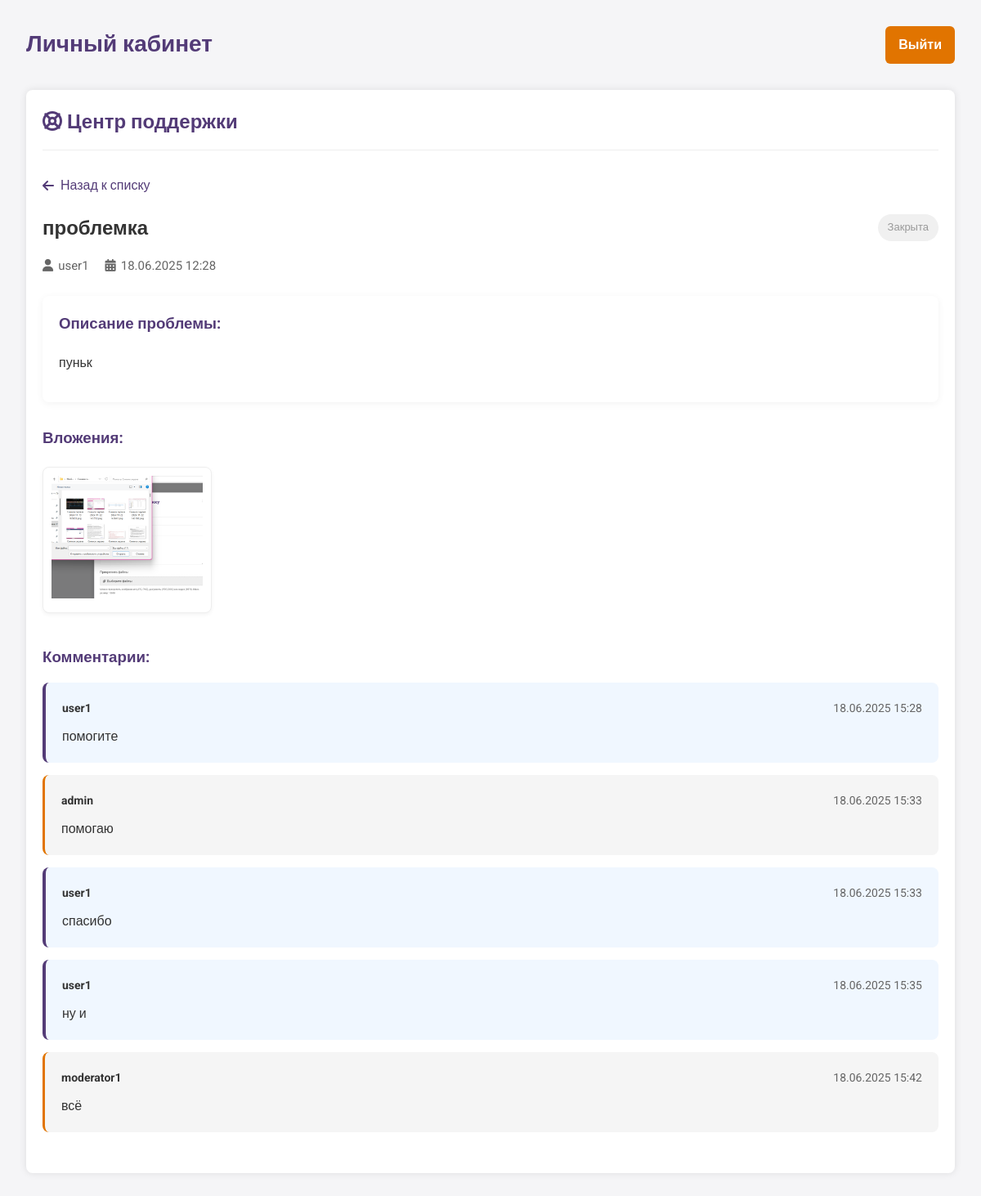
Page /assets/admin/helpline/helpline.php?ticket=1 (signed in) on the committed database.
### tables this page shows
CREATE TABLE `tickets` (
  `id` int NOT NULL,
  `user_id` int NOT NULL,
  `title` varchar(255) NOT NULL,
  `description` text NOT NULL,
  `status` enum('open','in_progress','closed') DEFAULT 'open',
  `created_at` datetime NOT NULL,
  `updated_at` datetime NOT NULL DEFAULT CURRENT_TIMESTAMP ON UPDATE CURRENT_TIMESTAMP
);

CREATE TABLE `users` (
  `id` int NOT NULL,
  `username` varchar(50) NOT NULL,
  `password` varchar(255) NOT NULL,
  `email` varchar(100) NOT NULL,
  `role` enum('admin','moderator','user') DEFAULT 'user',
  `created_at` timestamp NULL DEFAULT CURRENT_TIMESTAMP,
  `is_banned` tinyint(1) DEFAULT '0',
  `updated_at` timestamp NULL DEFAULT CURRENT_TIMESTAMP ON UPDATE CURRENT_TIMESTAMP
);

CREATE TABLE `ticket_attachments` (
  `id` int NOT NULL,
  `ticket_id` int NOT NULL,
  `file_path` varchar(255) NOT NULL,
  `created_at` datetime DEFAULT CURRENT_TIMESTAMP
);

CREATE TABLE `ticket_comments` (
  `id` int NOT NULL,
  `ticket_id` int NOT NULL,
  `user_id` int NOT NULL,
  `comment` text NOT NULL,
  `created_at` datetime NOT NULL
);

### assets/admin/helpline/helpline.php (the view, shortened to what this page needs)
<?php
require_once '../../../includes/db_connect.php';
$is_moderator = ($_SESSION['user_role'] == 'moderator' || $_SESSION['user_role'] == 'admin');
if ($is_moderator) {
    $query = "SELECT t.*, u.username FROM tickets t JOIN users u ON t.user_id = u.id ORDER BY t.created_at DESC";
} else {
    $user_id = $_SESSION['user_id'];
    $query = "SELECT * FROM tickets WHERE user_id = '$user_id' ORDER BY created_at DESC";
}
$tickets_result = mysqli_query($conn, $query);
if (isset($_GET['ticket'])) {
    $ticket_id = mysqli_real_escape_string($conn, $_GET['ticket']);
    $ticket_query = "SELECT t.*, u.username FROM tickets t JOIN users u ON t.user_id = u.id WHERE t.id = '$ticket_id'";
    $ticket_result = mysqli_query($conn, $ticket_query);
    $ticket = mysqli_fetch_assoc($ticket_result);
    $comments_query = "SELECT tc.*, u.username FROM ticket_comments tc JOIN users u ON tc.user_id = u.id WHERE tc.ticket_id = '$ticket_id' ORDER BY tc.created_at ASC";
    $comments_result = mysqli_query($conn, $comments_query);
    $attachments_query = "SELECT * FROM ticket_attachments WHERE ticket_id = '$ticket_id'";
    $attachments_result = mysqli_query($conn, $attachments_query);
}
?>
<!DOCTYPE html>
<html lang="ru">
<head>
    <link rel="stylesheet" href="https://cdnjs.cloudflare.com/ajax/libs/font-awesome/6.5.0/css/all.min.css">
    <link rel="stylesheet" href="/assets/css/admin.css?v=<?= time() ?>">
</head>
<body>
<?php include '../includes/admin_header.php'; ?>
<div class="helpline-container">
    <div class="helpline-header">
        <h1><i class="fas fa-life-ring"></i> Центр поддержки</h1>
    </div>
    <div class="helpline-content">
        <?php if (!isset($_GET['ticket'])): ?>
            <div class="tickets-list">
                <div class="tickets-filter">
                    <input type="text" id="ticketSearch" placeholder="Поиск по заявкам...">
                    <?php if ($is_moderator): ?>
                        <select id="statusFilter">
                            <option value="">Все статусы</option>
                            <option value="open">Открытые</option>
                            <option value="in_progress">В работе</option>
                            <option value="closed">Закрытые</option>
                        </select>
                    <?php endif; ?>
                </div>
                <table class="tickets-table">
                    <thead>
                        <tr>
                            <th>ID</th>
                            <th>Тема</th>
                            <th>Статус</th>
                            <th>Автор</th>
                            <th>Дата создания</th>
                            <th>Действия</th>
                        </tr>
                    </thead>
                    <tbody>
                        <?php while ($ticket = mysqli_fetch_assoc($tickets_result)): ?>
                            <tr data-status="<?= $ticket['status'] ?>">
                                <td><?= $ticket['id'] ?></td>
                                <td><?= htmlspecialchars($ticket['title']) ?></td>
                                <td>
                                    <span class="status-badge status-<?= $ticket['status'] ?>">
                                        <?php
                                            switch($ticket['status']) {
                                                case 'open': echo 'Открыта'; break;
                                                case 'in_progress': echo 'В работе'; break;
                                                case 'closed': echo 'Закрыта'; break;
                                            }
                                        ?>
                                    </span>
                                </td>
                                <td><?= htmlspecialchars($ticket['username'] ?? 'Пользователь') ?></td>
                                <td><?= date('d.m.Y H:i', strtotime($ticket['created_at'])) ?></td>
                                <td>
                                    <a href="helpline.php?ticket=<?= $ticket['id'] ?>" class="btn-view"><i class="fas fa-eye"></i></a>
                                    <?php if ($is_moderator): ?>
                                        <a href="#" class="btn-edit" data-id="<?= $ticket['id'] ?>"><i class="fas fa-edit"></i></a>
                                    <?php endif; ?>
                                </td>
                            </tr>
                        <?php endwhile; ?>
                    </tbody>
                </table>
            </div>
        <?php else: ?>
            <div class="ticket-details">
                <a href="helpline.php" class="btn-back"><i class="fas fa-arrow-left"></i> Назад к списку</a>
                <div class="ticket-header">
                    <h2><?= htmlspecialchars($ticket['title']) ?></h2>
                    <span class="status-badge status-<?= $ticket['status'] ?>">
                        <?php
                            switch($ticket['status']) {
                                case 'closed': echo 'Закрыта'; break;
                            }
                        ?>
                    </span>
                </div>
                <div class="ticket-meta">
                    <span><i class="fas fa-user"></i> <?= htmlspecialchars($ticket['username']) ?></span>
                    <span><i class="fas fa-calendar-alt"></i> <?= date('d.m.Y H:i', strtotime($ticket['created_at'])) ?></span>
                </div>
                <div class="ticket-description">
                    <h3>Описание проблемы:</h3>
                    <p><?= nl2br(htmlspecialchars($ticket['description'])) ?></p>
                </div>
                <?php if (mysqli_num_rows($attachments_result) > 0): ?>
                    <div class="ticket-attachments">
                        <h3>Вложения:</h3>
                        <div class="attachments-grid">
                            <?php while ($attachment = mysqli_fetch_assoc($attachments_result)): ?>
                                <?php
                                    $ext = pathinfo($attachment['file_path'], PATHINFO_EXTENSION);
                                    $is_image = in_array(strtolower($ext), ['jpg', 'jpeg', 'png', 'gif']);
                                    $is_video = in_array(strtolower($ext), ['mp4', 'mov', 'avi']);
                                ?>
                                <div class="attachment-item">
                                    <?php if ($is_image): ?>
                                        <a href="<?= $attachment['file_path'] ?>" data-lightbox="ticket-attachments">
                                            <img src="<?= $attachment['file_path'] ?>" alt="Вложение">
                                        </a>
                                    <?php elseif ($is_video): ?>
                                        <video controls>
                                            <source src="<?= $attachment['file_path'] ?>" type="video/<?= $ext ?>">
                                        </video>
                                    <?php else: ?>
                                        <a href="<?= $attachment['file_path'] ?>" download>
                                            <i class="fas fa-file-download"></i> Скачать файл
                                        </a>
                                    <?php endif; ?>
                                </div>
                            <?php endwhile; ?>
                        </div>
                    </div>
                <?php endif; ?>
                <div class="ticket-comments">
                    <h3>Комментарии:</h3>
                    <div class="comments-list">
                        <?php while ($comment = mysqli_fetch_assoc($comments_result)): ?>
                            <div class="comment-item <?= $comment['user_id'] == $ticket['user_id'] ? 'user-comment' : 'moderator-comment' ?>">
                                <div class="comment-header">
                                    <strong><?= htmlspecialchars($comment['username']) ?></strong>
                                    <span><?= date('d.m.Y H:i', strtotime($comment['created_at'])) ?></span>
                                </div>
                                <div class="comment-body">
                                    <?= nl2br(htmlspecialchars($comment['comment'])) ?>
                                </div>
                            </div>
                        <?php endwhile; ?>
                    </div>
                </div>
            </div>
        <?php endif; ?>
    </div>
</div>
</body>
</html>

### assets/css/admin.css (style rules this page uses)
* { box-sizing: border-box; }
body { margin: 0; font-family: 'Roboto', sans-serif; background-color: #f4f4f9; color: #000000; }
.status-badge { display: inline-block; padding: 4px 10px; border-radius: 12px; font-size: 12px; font-weight: 500; }
.helpline-container { max-width: 1200px; margin: 20px auto; padding: 20px; background-color: #fff; border-radius: 8px; box-shadow: 0 0 10px rgba(0, 0, 0, 0.1); }
.helpline-header { display: flex; justify-content: space-between; align-items: center; margin-bottom: 30px; padding-bottom: 15px; border-bottom: 1px solid #eee; }
.helpline-header h1 { color: #533b77; margin: 0; font-size: 24px; }
.status-badge { padding: 4px 8px; border-radius: 12px; font-size: 12px; font-weight: 500; color: white; }
.status-closed { background-color: #a5a5a5; }
.ticket-details { margin-top: 20px; }
.btn-back { display: inline-block; margin-bottom: 20px; color: #533b77; text-decoration: none; font-weight: 500; }
.ticket-header { display: flex; align-items: center; gap: 15px; margin-bottom: 15px; }
.ticket-header h2 { margin: 0; color: #333; }
.ticket-meta { display: flex; gap: 20px; margin-bottom: 20px; color: #666; font-size: 14px; }
.ticket-description { margin-bottom: 30px; padding: 20px; background-color: #f9f9f9; border-radius: 4px; }
.ticket-description h3 { margin-top: 0; color: #533b77; }
.ticket-attachments { margin-bottom: 30px; }
.ticket-attachments h3 { color: #533b77; }
.attachments-grid { display: grid; grid-template-columns: repeat(auto-fill, minmax(200px, 1fr)); gap: 15px; margin-top: 15px; }
.attachment-item { border: 1px solid #ddd; border-radius: 4px; padding: 10px; text-align: center; }
.attachment-item img { max-width: 100%; max-height: 150px; object-fit: contain; }
.ticket-comments { margin-top: 30px; }
.ticket-comments h3 { color: #533b77; margin-bottom: 15px; }
.comments-list { margin-bottom: 30px; }
.comment-item { padding: 15px; margin-bottom: 15px; border-radius: 4px; position: relative; }
.user-comment { background-color: #f0f7ff; border-left: 3px solid #533b77; }
.moderator-comment { background-color: #f5f5f5; border-left: 3px solid #e17400; }
.comment-header { display: flex; justify-content: space-between; margin-bottom: 10px; font-size: 14px; }
.comment-header strong { color: #333; }
.comment-header span { color: #666; }
.comment-body { color: #333; line-height: 1.5; }
body { font-family: 'Roboto', sans-serif; background-color: #f5f5f7; color: #333; line-height: 1.6; }
.status-badge { padding: 6px 12px; border-radius: 20px; font-size: 13px; font-weight: 500; display: inline-block; }
.status-closed { background-color: #f0f0f0; color: #999; }
.btn-back { display: inline-flex; align-items: center; gap: 8px; color: #533b77; text-decoration: none; font-weight: 500; margin-bottom: 20px; }
.ticket-header { display: flex; align-items: center; justify-content: space-between; margin-bottom: 15px; flex-wrap: wrap; gap: 15px; }
.ticket-meta { display: flex; gap: 20px; margin-bottom: 25px; color: #666; font-size: 15px; }
.ticket-meta span { display: flex; align-items: center; gap: 6px; }
.ticket-description { margin-bottom: 30px; padding: 20px; background-color: white; border-radius: 8px; box-shadow: 0 2px 10px rgba(0, 0, 0, 0.05); }
.attachments-grid { display: grid; grid-template-columns: repeat(auto-fill, minmax(200px, 1fr)); gap: 15px; }
.attachment-item { border: 1px solid #eee; border-radius: 8px; overflow: hidden; background-color: white; box-shadow: 0 2px 5px rgba(0, 0, 0, 0.05); transition: transform 0.3s; }
.attachment-item a, .attachment-item video { display: block; width: 100%; height: 100%; text-decoration: none; color: inherit; }
.attachment-item img { width: 100%; height: 150px; object-fit: cover; }
.ticket-comments { margin-top: 40px; }
.comment-item { padding: 20px; margin-bottom: 15px; border-radius: 8px; position: relative; }
.user-comment { background-color: #f0f7ff; border-left: 4px solid #533b77; }
.comment-body { color: #333; line-height: 1.6; }

### rows in the picture
tickets: title "проблемка", user.username "user1", created_at "18.06.2025 12:28", description "пуньк"
ticket_attachments: file_path (picture)
ticket_comments: user.username "user1", created_at "18.06.2025 15:28", comment "помогите"
ticket_comments: user.username "admin", created_at "18.06.2025 15:33", comment "помогаю"
ticket_comments: user.username "user1", created_at "18.06.2025 15:33", comment "спасибо"
ticket_comments: user.username "user1", created_at "18.06.2025 15:35", comment "ну и"
ticket_comments: user.username "moderator1", created_at "18.06.2025 15:42", comment "всё"

### other values in the picture
$page_heading "Личный кабинет"
